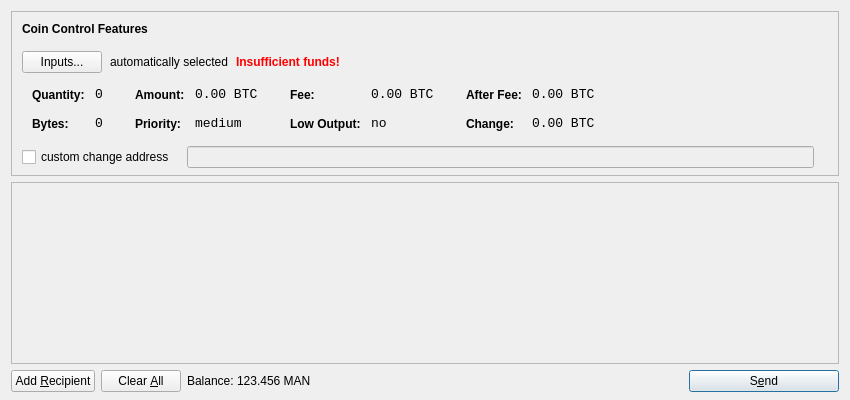
<?xml version="1.0" encoding="UTF-8"?>
<ui version="4.0">
 <class>SendCoinsDialog</class>
 <widget class="QDialog" name="SendCoinsDialog">
  <property name="geometry">
   <rect>
    <x>0</x>
    <y>0</y>
    <width>850</width>
    <height>400</height>
   </rect>
  </property>
  <property name="windowTitle">
   <string>Send Coins</string>
  </property>
  <layout class="QVBoxLayout" name="verticalLayout" stretch="0,1,0">
   <property name="bottomMargin">
    <number>8</number>
   </property>
   <item>
    <widget class="QFrame" name="frameCoinControl">
     <property name="sizePolicy">
      <sizepolicy hsizetype="Expanding" vsizetype="Expanding">
       <horstretch>0</horstretch>
       <verstretch>0</verstretch>
      </sizepolicy>
     </property>
     <property name="maximumSize">
      <size>
       <width>16777215</width>
       <height>16777215</height>
      </size>
     </property>
     <property name="frameShape">
      <enum>QFrame::StyledPanel</enum>
     </property>
     <property name="frameShadow">
      <enum>QFrame::Sunken</enum>
     </property>
     <layout class="QVBoxLayout" name="verticalLayoutCoinControl2">
      <property name="spacing">
       <number>-1</number>
      </property>
      <property name="leftMargin">
       <number>0</number>
      </property>
      <property name="topMargin">
       <number>0</number>
      </property>
      <property name="rightMargin">
       <number>0</number>
      </property>
      <property name="bottomMargin">
       <number>6</number>
      </property>
      <item>
       <layout class="QVBoxLayout" name="verticalLayoutCoinControl" stretch="0,0,0,0,1">
        <property name="spacing">
         <number>0</number>
        </property>
        <property name="leftMargin">
         <number>10</number>
        </property>
        <property name="topMargin">
         <number>10</number>
        </property>
        <item>
         <layout class="QHBoxLayout" name="horizontalLayoutCoinControl1">
          <property name="bottomMargin">
           <number>15</number>
          </property>
          <item>
           <widget class="QLabel" name="labelCoinControlFeatures">
            <property name="sizePolicy">
             <sizepolicy hsizetype="Preferred" vsizetype="Maximum">
              <horstretch>0</horstretch>
              <verstretch>0</verstretch>
             </sizepolicy>
            </property>
            <property name="font">
             <font>
              <weight>75</weight>
              <bold>true</bold>
             </font>
            </property>
            <property name="styleSheet">
             <string notr="true">font-weight:bold;</string>
            </property>
            <property name="text">
             <string>Coin Control Features</string>
            </property>
           </widget>
          </item>
         </layout>
        </item>
        <item>
         <layout class="QHBoxLayout" name="horizontalLayoutCoinControl2" stretch="0,0,0,0">
          <property name="spacing">
           <number>8</number>
          </property>
          <property name="bottomMargin">
           <number>10</number>
          </property>
          <item>
           <widget class="QPushButton" name="pushButtonCoinControl">
            <property name="styleSheet">
             <string notr="true"/>
            </property>
            <property name="text">
             <string>Inputs...</string>
            </property>
           </widget>
          </item>
          <item>
           <widget class="QLabel" name="labelCoinControlAutomaticallySelected">
            <property name="text">
             <string>automatically selected</string>
            </property>
            <property name="margin">
             <number>5</number>
            </property>
           </widget>
          </item>
          <item>
           <widget class="QLabel" name="labelCoinControlInsuffFunds">
            <property name="font">
             <font>
              <weight>75</weight>
              <bold>true</bold>
             </font>
            </property>
            <property name="styleSheet">
             <string notr="true">color:red;font-weight:bold;</string>
            </property>
            <property name="text">
             <string>Insufficient funds!</string>
            </property>
            <property name="margin">
             <number>5</number>
            </property>
           </widget>
          </item>
          <item>
           <spacer name="horizontalSpacerCoinControl">
            <property name="orientation">
             <enum>Qt::Horizontal</enum>
            </property>
            <property name="sizeHint" stdset="0">
             <size>
              <width>40</width>
              <height>1</height>
             </size>
            </property>
           </spacer>
          </item>
         </layout>
        </item>
        <item>
         <widget class="QWidget" name="widgetCoinControl" native="true">
          <property name="sizePolicy">
           <sizepolicy hsizetype="Preferred" vsizetype="Preferred">
            <horstretch>0</horstretch>
            <verstretch>0</verstretch>
           </sizepolicy>
          </property>
          <property name="minimumSize">
           <size>
            <width>0</width>
            <height>0</height>
           </size>
          </property>
          <property name="styleSheet">
           <string notr="true"/>
          </property>
          <layout class="QHBoxLayout" name="horizontalLayoutCoinControl5">
           <property name="margin">
            <number>0</number>
           </property>
           <item>
            <layout class="QHBoxLayout" name="horizontalLayoutCoinControl3" stretch="0,0,0,1">
             <property name="spacing">
              <number>20</number>
             </property>
             <property name="topMargin">
              <number>0</number>
             </property>
             <property name="bottomMargin">
              <number>10</number>
             </property>
             <item>
              <layout class="QFormLayout" name="formLayoutCoinControl1">
               <property name="horizontalSpacing">
                <number>10</number>
               </property>
               <property name="verticalSpacing">
                <number>14</number>
               </property>
               <property name="leftMargin">
                <number>10</number>
               </property>
               <property name="topMargin">
                <number>4</number>
               </property>
               <property name="rightMargin">
                <number>6</number>
               </property>
               <item row="0" column="0">
                <widget class="QLabel" name="labelCoinControlQuantityText">
                 <property name="styleSheet">
                  <string notr="true">font-weight:bold;</string>
                 </property>
                 <property name="text">
                  <string>Quantity:</string>
                 </property>
                 <property name="margin">
                  <number>0</number>
                 </property>
                </widget>
               </item>
               <item row="0" column="1">
                <widget class="QLabel" name="labelCoinControlQuantity">
                 <property name="font">
                  <font>
                   <family>Monospace</family>
                   <pointsize>10</pointsize>
                  </font>
                 </property>
                 <property name="cursor">
                  <cursorShape>IBeamCursor</cursorShape>
                 </property>
                 <property name="contextMenuPolicy">
                  <enum>Qt::ActionsContextMenu</enum>
                 </property>
                 <property name="text">
                  <string notr="true">0</string>
                 </property>
                 <property name="margin">
                  <number>0</number>
                 </property>
                 <property name="textInteractionFlags">
                  <set>Qt::LinksAccessibleByMouse|Qt::TextSelectableByKeyboard|Qt::TextSelectableByMouse</set>
                 </property>
                </widget>
               </item>
               <item row="1" column="0">
                <widget class="QLabel" name="labelCoinControlBytesText">
                 <property name="styleSheet">
                  <string notr="true">font-weight:bold;</string>
                 </property>
                 <property name="text">
                  <string>Bytes:</string>
                 </property>
                </widget>
               </item>
               <item row="1" column="1">
                <widget class="QLabel" name="labelCoinControlBytes">
                 <property name="font">
                  <font>
                   <family>Monospace</family>
                   <pointsize>10</pointsize>
                  </font>
                 </property>
                 <property name="cursor">
                  <cursorShape>IBeamCursor</cursorShape>
                 </property>
                 <property name="contextMenuPolicy">
                  <enum>Qt::ActionsContextMenu</enum>
                 </property>
                 <property name="text">
                  <string notr="true">0</string>
                 </property>
                 <property name="textInteractionFlags">
                  <set>Qt::LinksAccessibleByMouse|Qt::TextSelectableByKeyboard|Qt::TextSelectableByMouse</set>
                 </property>
                </widget>
               </item>
              </layout>
             </item>
             <item>
              <layout class="QFormLayout" name="formLayoutCoinControl2">
               <property name="horizontalSpacing">
                <number>10</number>
               </property>
               <property name="verticalSpacing">
                <number>14</number>
               </property>
               <property name="leftMargin">
                <number>6</number>
               </property>
               <property name="topMargin">
                <number>4</number>
               </property>
               <property name="rightMargin">
                <number>6</number>
               </property>
               <item row="0" column="0">
                <widget class="QLabel" name="labelCoinControlAmountText">
                 <property name="styleSheet">
                  <string notr="true">font-weight:bold;</string>
                 </property>
                 <property name="text">
                  <string>Amount:</string>
                 </property>
                 <property name="margin">
                  <number>0</number>
                 </property>
                </widget>
               </item>
               <item row="0" column="1">
                <widget class="QLabel" name="labelCoinControlAmount">
                 <property name="font">
                  <font>
                   <family>Monospace</family>
                   <pointsize>10</pointsize>
                  </font>
                 </property>
                 <property name="cursor">
                  <cursorShape>IBeamCursor</cursorShape>
                 </property>
                 <property name="contextMenuPolicy">
                  <enum>Qt::ActionsContextMenu</enum>
                 </property>
                 <property name="text">
                  <string notr="true">0.00 BTC</string>
                 </property>
                 <property name="textInteractionFlags">
                  <set>Qt::LinksAccessibleByMouse|Qt::TextSelectableByKeyboard|Qt::TextSelectableByMouse</set>
                 </property>
                </widget>
               </item>
               <item row="1" column="0">
                <widget class="QLabel" name="labelCoinControlPriorityText">
                 <property name="styleSheet">
                  <string notr="true">font-weight:bold;</string>
                 </property>
                 <property name="text">
                  <string>Priority:</string>
                 </property>
                </widget>
               </item>
               <item row="1" column="1">
                <widget class="QLabel" name="labelCoinControlPriority">
                 <property name="font">
                  <font>
                   <family>Monospace</family>
                   <pointsize>10</pointsize>
                  </font>
                 </property>
                 <property name="cursor">
                  <cursorShape>IBeamCursor</cursorShape>
                 </property>
                 <property name="contextMenuPolicy">
                  <enum>Qt::ActionsContextMenu</enum>
                 </property>
                 <property name="text">
                  <string>medium</string>
                 </property>
                 <property name="textInteractionFlags">
                  <set>Qt::LinksAccessibleByMouse|Qt::TextSelectableByKeyboard|Qt::TextSelectableByMouse</set>
                 </property>
                </widget>
               </item>
              </layout>
             </item>
             <item>
              <layout class="QFormLayout" name="formLayoutCoinControl3">
               <property name="horizontalSpacing">
                <number>10</number>
               </property>
               <property name="verticalSpacing">
                <number>14</number>
               </property>
               <property name="leftMargin">
                <number>6</number>
               </property>
               <property name="topMargin">
                <number>4</number>
               </property>
               <property name="rightMargin">
                <number>6</number>
               </property>
               <item row="0" column="0">
                <widget class="QLabel" name="labelCoinControlFeeText">
                 <property name="styleSheet">
                  <string notr="true">font-weight:bold;</string>
                 </property>
                 <property name="text">
                  <string>Fee:</string>
                 </property>
                 <property name="margin">
                  <number>0</number>
                 </property>
                </widget>
               </item>
               <item row="0" column="1">
                <widget class="QLabel" name="labelCoinControlFee">
                 <property name="font">
                  <font>
                   <family>Monospace</family>
                   <pointsize>10</pointsize>
                  </font>
                 </property>
                 <property name="cursor">
                  <cursorShape>IBeamCursor</cursorShape>
                 </property>
                 <property name="contextMenuPolicy">
                  <enum>Qt::ActionsContextMenu</enum>
                 </property>
                 <property name="text">
                  <string notr="true">0.00 BTC</string>
                 </property>
                 <property name="textInteractionFlags">
                  <set>Qt::LinksAccessibleByMouse|Qt::TextSelectableByKeyboard|Qt::TextSelectableByMouse</set>
                 </property>
                </widget>
               </item>
               <item row="1" column="0">
                <widget class="QLabel" name="labelCoinControlLowOutputText">
                 <property name="styleSheet">
                  <string notr="true">font-weight:bold;</string>
                 </property>
                 <property name="text">
                  <string>Low Output:</string>
                 </property>
                </widget>
               </item>
               <item row="1" column="1">
                <widget class="QLabel" name="labelCoinControlLowOutput">
                 <property name="font">
                  <font>
                   <family>Monospace</family>
                   <pointsize>10</pointsize>
                  </font>
                 </property>
                 <property name="cursor">
                  <cursorShape>IBeamCursor</cursorShape>
                 </property>
                 <property name="contextMenuPolicy">
                  <enum>Qt::ActionsContextMenu</enum>
                 </property>
                 <property name="text">
                  <string>no</string>
                 </property>
                 <property name="textInteractionFlags">
                  <set>Qt::LinksAccessibleByMouse|Qt::TextSelectableByKeyboard|Qt::TextSelectableByMouse</set>
                 </property>
                </widget>
               </item>
              </layout>
             </item>
             <item>
              <layout class="QFormLayout" name="formLayoutCoinControl4">
               <property name="horizontalSpacing">
                <number>10</number>
               </property>
               <property name="verticalSpacing">
                <number>14</number>
               </property>
               <property name="leftMargin">
                <number>6</number>
               </property>
               <property name="topMargin">
                <number>4</number>
               </property>
               <property name="rightMargin">
                <number>6</number>
               </property>
               <item row="0" column="0">
                <widget class="QLabel" name="labelCoinControlAfterFeeText">
                 <property name="styleSheet">
                  <string notr="true">font-weight:bold;</string>
                 </property>
                 <property name="text">
                  <string>After Fee:</string>
                 </property>
                 <property name="margin">
                  <number>0</number>
                 </property>
                </widget>
               </item>
               <item row="0" column="1">
                <widget class="QLabel" name="labelCoinControlAfterFee">
                 <property name="font">
                  <font>
                   <family>Monospace</family>
                   <pointsize>10</pointsize>
                  </font>
                 </property>
                 <property name="cursor">
                  <cursorShape>IBeamCursor</cursorShape>
                 </property>
                 <property name="contextMenuPolicy">
                  <enum>Qt::ActionsContextMenu</enum>
                 </property>
                 <property name="text">
                  <string notr="true">0.00 BTC</string>
                 </property>
                 <property name="textInteractionFlags">
                  <set>Qt::LinksAccessibleByMouse|Qt::TextSelectableByKeyboard|Qt::TextSelectableByMouse</set>
                 </property>
                </widget>
               </item>
               <item row="1" column="0">
                <widget class="QLabel" name="labelCoinControlChangeText">
                 <property name="styleSheet">
                  <string notr="true">font-weight:bold;</string>
                 </property>
                 <property name="text">
                  <string>Change:</string>
                 </property>
                </widget>
               </item>
               <item row="1" column="1">
                <widget class="QLabel" name="labelCoinControlChange">
                 <property name="font">
                  <font>
                   <family>Monospace</family>
                   <pointsize>10</pointsize>
                  </font>
                 </property>
                 <property name="cursor">
                  <cursorShape>IBeamCursor</cursorShape>
                 </property>
                 <property name="contextMenuPolicy">
                  <enum>Qt::ActionsContextMenu</enum>
                 </property>
                 <property name="text">
                  <string notr="true">0.00 BTC</string>
                 </property>
                 <property name="textInteractionFlags">
                  <set>Qt::LinksAccessibleByMouse|Qt::TextSelectableByKeyboard|Qt::TextSelectableByMouse</set>
                 </property>
                </widget>
               </item>
              </layout>
             </item>
            </layout>
           </item>
          </layout>
         </widget>
        </item>
        <item>
         <layout class="QHBoxLayout" name="horizontalLayoutCoinControl4" stretch="0,0,0">
          <property name="spacing">
           <number>12</number>
          </property>
          <property name="sizeConstraint">
           <enum>QLayout::SetDefaultConstraint</enum>
          </property>
          <property name="topMargin">
           <number>5</number>
          </property>
          <property name="rightMargin">
           <number>5</number>
          </property>
          <item>
           <widget class="QCheckBox" name="checkBoxCoinControlChange">
            <property name="text">
             <string>custom change address</string>
            </property>
           </widget>
          </item>
          <item>
           <widget class="QLineEdit" name="lineEditCoinControlChange">
            <property name="enabled">
             <bool>false</bool>
            </property>
            <property name="sizePolicy">
             <sizepolicy hsizetype="Expanding" vsizetype="Fixed">
              <horstretch>0</horstretch>
              <verstretch>0</verstretch>
             </sizepolicy>
            </property>
           </widget>
          </item>
          <item>
           <widget class="QLabel" name="labelCoinControlChangeLabel">
            <property name="sizePolicy">
             <sizepolicy hsizetype="Preferred" vsizetype="Expanding">
              <horstretch>0</horstretch>
              <verstretch>0</verstretch>
             </sizepolicy>
            </property>
            <property name="minimumSize">
             <size>
              <width>0</width>
              <height>0</height>
             </size>
            </property>
            <property name="text">
             <string/>
            </property>
            <property name="margin">
             <number>3</number>
            </property>
           </widget>
          </item>
         </layout>
        </item>
        <item>
         <spacer name="verticalSpacerCoinControl">
          <property name="orientation">
           <enum>Qt::Vertical</enum>
          </property>
          <property name="sizeHint" stdset="0">
           <size>
            <width>800</width>
            <height>1</height>
           </size>
          </property>
         </spacer>
        </item>
       </layout>
      </item>
     </layout>
    </widget>
   </item>
   <item>
    <widget class="QScrollArea" name="scrollArea">
     <property name="widgetResizable">
      <bool>true</bool>
     </property>
     <widget class="QWidget" name="scrollAreaWidgetContents">
      <property name="geometry">
       <rect>
        <x>0</x>
        <y>0</y>
        <width>830</width>
        <height>165</height>
       </rect>
      </property>
      <layout class="QVBoxLayout" name="verticalLayout_2">
       <property name="margin">
        <number>0</number>
       </property>
       <item>
        <layout class="QVBoxLayout" name="entries">
         <property name="spacing">
          <number>6</number>
         </property>
        </layout>
       </item>
       <item>
        <spacer name="verticalSpacer">
         <property name="orientation">
          <enum>Qt::Vertical</enum>
         </property>
         <property name="sizeHint" stdset="0">
          <size>
           <width>20</width>
           <height>40</height>
          </size>
         </property>
        </spacer>
       </item>
      </layout>
     </widget>
    </widget>
   </item>
   <item>
    <layout class="QHBoxLayout" name="horizontalLayout">
     <item>
      <widget class="QPushButton" name="addButton">
       <property name="toolTip">
        <string>Send to multiple recipients at once</string>
       </property>
       <property name="text">
        <string>Add &amp;Recipient</string>
       </property>
       <property name="icon">
        <iconset resource="../bitcoin.qrc">
         <normaloff>:/icons/add</normaloff>:/icons/add</iconset>
       </property>
       <property name="autoDefault">
        <bool>false</bool>
       </property>
      </widget>
     </item>
     <item>
      <widget class="QPushButton" name="clearButton">
       <property name="sizePolicy">
        <sizepolicy hsizetype="Minimum" vsizetype="Fixed">
         <horstretch>0</horstretch>
         <verstretch>0</verstretch>
        </sizepolicy>
       </property>
       <property name="toolTip">
        <string>Remove all transaction fields</string>
       </property>
       <property name="text">
        <string>Clear &amp;All</string>
       </property>
       <property name="icon">
        <iconset resource="../bitcoin.qrc">
         <normaloff>:/icons/remove</normaloff>:/icons/remove</iconset>
       </property>
       <property name="autoRepeatDelay">
        <number>300</number>
       </property>
       <property name="autoDefault">
        <bool>false</bool>
       </property>
      </widget>
     </item>
     <item>
      <layout class="QHBoxLayout" name="horizontalLayout_2">
       <property name="spacing">
        <number>3</number>
       </property>
       <item>
        <widget class="QLabel" name="label">
         <property name="text">
          <string>Balance:</string>
         </property>
        </widget>
       </item>
       <item>
        <widget class="QLabel" name="labelBalance">
         <property name="cursor">
          <cursorShape>IBeamCursor</cursorShape>
         </property>
         <property name="text">
          <string>123.456 MAN</string>
         </property>
         <property name="textInteractionFlags">
          <set>Qt::LinksAccessibleByMouse|Qt::TextSelectableByKeyboard|Qt::TextSelectableByMouse</set>
         </property>
        </widget>
       </item>
      </layout>
     </item>
     <item>
      <spacer name="horizontalSpacer">
       <property name="orientation">
        <enum>Qt::Horizontal</enum>
       </property>
       <property name="sizeHint" stdset="0">
        <size>
         <width>40</width>
         <height>20</height>
        </size>
       </property>
      </spacer>
     </item>
     <item>
      <widget class="QPushButton" name="sendButton">
       <property name="minimumSize">
        <size>
         <width>150</width>
         <height>0</height>
        </size>
       </property>
       <property name="toolTip">
        <string>Confirm the send action</string>
       </property>
       <property name="text">
        <string>S&amp;end</string>
       </property>
       <property name="icon">
        <iconset resource="../bitcoin.qrc">
         <normaloff>:/icons/send</normaloff>:/icons/send</iconset>
       </property>
       <property name="default">
        <bool>true</bool>
       </property>
      </widget>
     </item>
    </layout>
   </item>
  </layout>
 </widget>
 <resources>
  <include location="../bitcoin.qrc"/>
 </resources>
 <connections/>
</ui>
